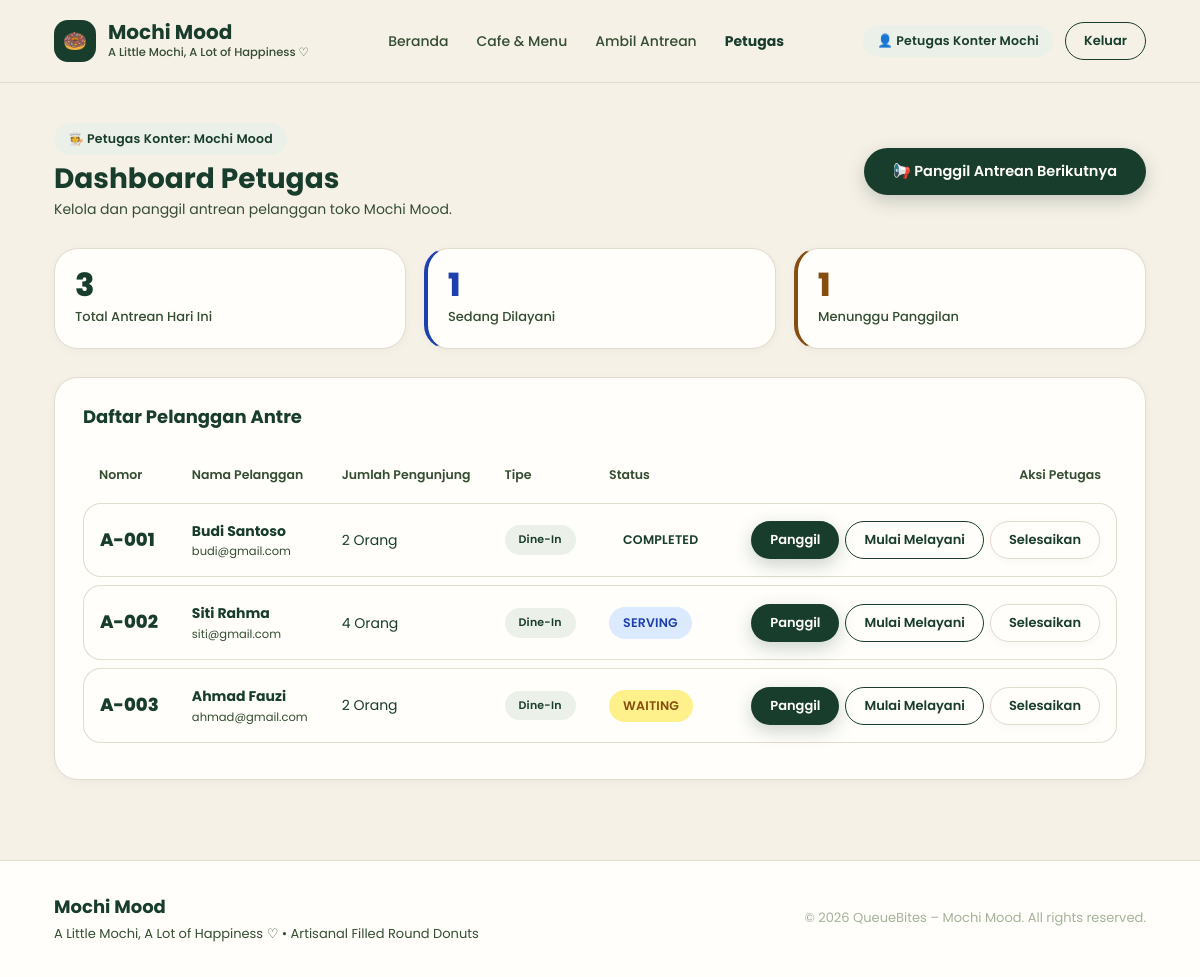
/index.php?url=dashboard/staff, run on an earlier commit of the app's database.
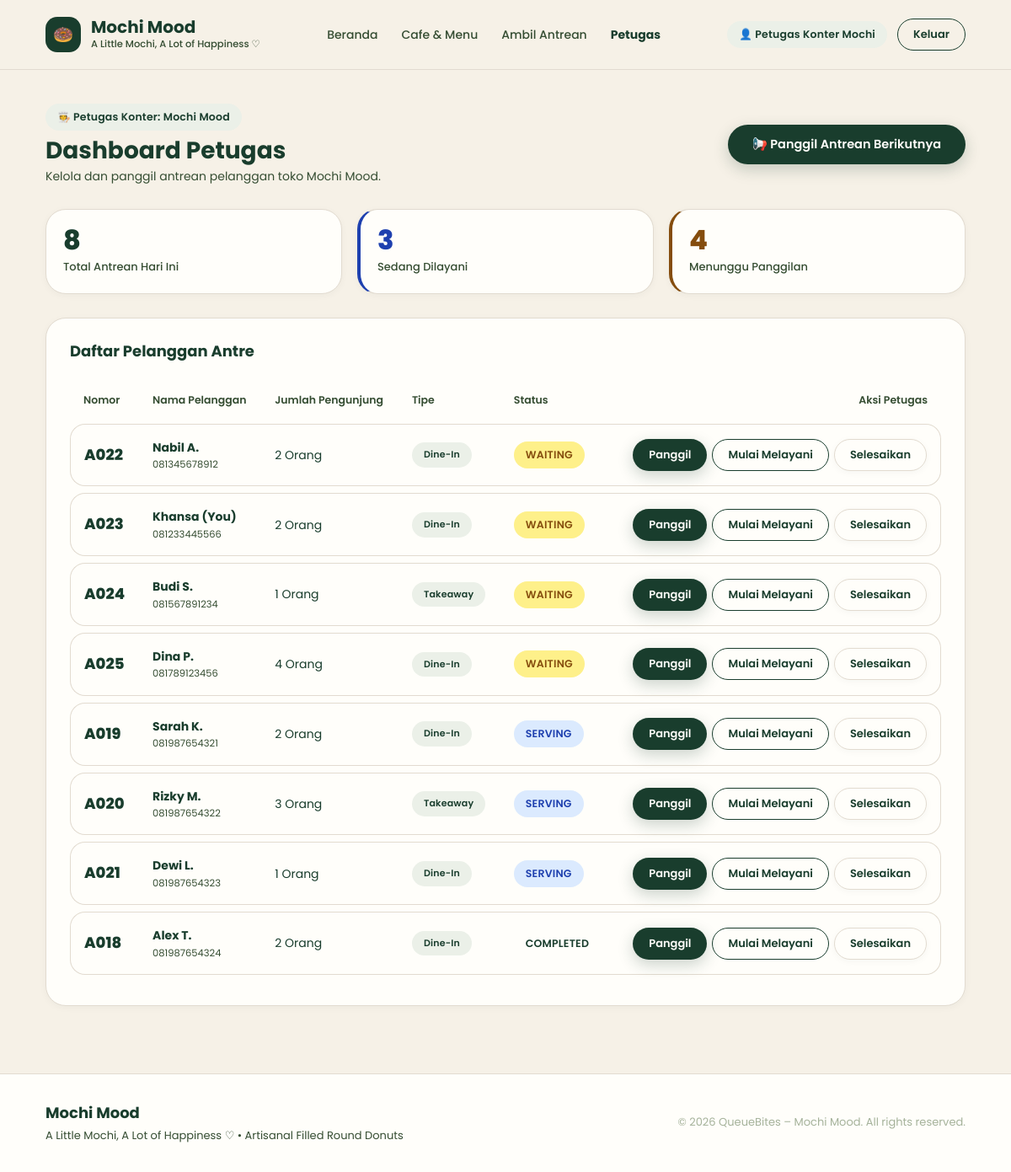
And on a later commit of the database.
### tables this page shows
CREATE TABLE `queues` (
    `id` INT UNSIGNED NOT NULL AUTO_INCREMENT,
    `user_id` INT UNSIGNED NOT NULL,
    `restaurant_id` INT UNSIGNED NOT NULL,
    `queue_number` VARCHAR(20) NOT NULL COMMENT 'Nomor antrean (contoh: A023)',
    `people_count` INT UNSIGNED NOT NULL DEFAULT 1,
    `type` ENUM('dine_in', 'takeaway') NOT NULL DEFAULT 'dine_in' COMMENT 'Jenis antrean',
    `customer_name` VARCHAR(100) NULL,
    `customer_phone` VARCHAR(50) NULL,
    `status` ENUM('waiting', 'called', 'serving', 'completed', 'cancelled') NOT NULL DEFAULT 'waiting',
    `queue_date` DATE NOT NULL,
    `created_at` DATETIME NOT NULL DEFAULT CURRENT_TIMESTAMP,
    `updated_at` DATETIME NOT NULL DEFAULT CURRENT_TIMESTAMP ON UPDATE CURRENT_TIMESTAMP,
    PRIMARY KEY (`id`),
    UNIQUE KEY `uq_restaurant_date_number` (`restaurant_id`, `queue_date`, `queue_number`),
    INDEX `idx_queues_user_id` (`user_id`),
    INDEX `idx_queues_restaurant_date_status` (`restaurant_id`, `queue_date`, `status`),
    CONSTRAINT `fk_queues_user` FOREIGN KEY (`user_id`) REFERENCES `users` (`id`) ON DELETE CASCADE ON UPDATE CASCADE,
    CONSTRAINT `fk_queues_restaurant` FOREIGN KEY (`restaurant_id`) REFERENCES `restaurants` (`id`) ON DELETE CASCADE ON UPDATE CASCADE
);

CREATE TABLE `users` (
    `id` INT UNSIGNED NOT NULL AUTO_INCREMENT,
    `name` VARCHAR(100) NOT NULL COMMENT 'Nama lengkap pengguna',
    `email` VARCHAR(150) NOT NULL COMMENT 'Alamat email unik',
    `phone` VARCHAR(30) NULL COMMENT 'Nomor telepon pengguna',
    `password` VARCHAR(255) NOT NULL COMMENT 'Hash kata sandi bcrypt',
    `role` ENUM('admin', 'staff', 'customer') NOT NULL DEFAULT 'customer' COMMENT 'Peran dalam sistem',
    `created_at` DATETIME NOT NULL DEFAULT CURRENT_TIMESTAMP,
    PRIMARY KEY (`id`),
    UNIQUE KEY `uq_users_email` (`email`),
    INDEX `idx_users_role` (`role`)
);

### app/views/dashboard/staff.php (the view, shortened to what the changed rows need)
<?php
include __DIR__ . '/../layouts/header.php';
?>
<div class="container" style="padding: 40px 24px 80px;">
  <div style="display: flex; justify-content: space-between; align-items: center; margin-bottom: 28px; flex-wrap: wrap; gap: 14px;">
    <div>
      <div class="badge badge-sage" style="margin-bottom: 6px;">
        🧑‍🍳 Petugas Konter: Mochi Mood
      </div>
      <h1 style="font-size: 28px; color: var(--deep-forest-green); margin-bottom: 2px;">Dashboard Petugas</h1>
      <p style="font-size: 14px; color: var(--dark-olive);">Kelola dan panggil antrean pelanggan toko Mochi Mood.</p>
    </div>
    <div>
      <button class="btn btn-primary" onclick="QueueBites.staffAction(0, 'call_next')" title="Panggil antrean urutan pertama yang sedang menunggu">
        📢 Panggil Antrean Berikutnya
      </button>
    </div>
  </div>
  <div style="display: grid; grid-template-columns: repeat(3, 1fr); gap: 18px; margin-bottom: 28px;">
    <div class="card" style="padding: 20px;">
      <div style="font-size: 32px; font-weight: 800; color: var(--deep-forest-green); line-height: 1;">
        <?= (int)($summary['today_total'] ?? count($queues)) ?>
      </div>
      <div style="font-size: 13px; color: var(--dark-olive); margin-top: 6px; font-weight: 500;">
        Total Antrean Hari Ini
      </div>
    </div>
    <div class="card" style="padding: 20px; border-left: 4px solid #1E40AF;">
      <div style="font-size: 32px; font-weight: 800; color: #1E40AF; line-height: 1;">
        <?= (int)($summary['in_service'] ?? 0) ?>
      </div>
      <div style="font-size: 13px; color: var(--dark-olive); margin-top: 6px; font-weight: 500;">
        Sedang Dilayani
      </div>
    </div>
    <div class="card" style="padding: 20px; border-left: 4px solid #854D0E;">
      <div style="font-size: 32px; font-weight: 800; color: #854D0E; line-height: 1;">
        <?= (int)($summary['waiting'] ?? 0) ?>
      </div>
      <div style="font-size: 13px; color: var(--dark-olive); margin-top: 6px; font-weight: 500;">
        Menunggu Panggilan
      </div>
    </div>
  </div>
  <div class="card" style="padding: 28px;">
    <h3 style="font-size: 18px; color: var(--deep-forest-green); margin-bottom: 18px;">Daftar Pelanggan Antre</h3>
    <div class="table-wrap">
      <table class="table">
        <thead>
          <tr>
            <th>Nomor</th>
            <th>Nama Pelanggan</th>
            <th>Jumlah Pengunjung</th>
            <th>Tipe</th>
            <th>Status</th>
            <th style="text-align: right;">Aksi Petugas</th>
          </tr>
        </thead>
        <tbody>
          <?php if (!empty($queues)): ?>
            <?php foreach ($queues as $q): ?>
              <tr>
                <td style="font-size: 18px; font-weight: 800; color: var(--deep-forest-green);">
                  <?= htmlspecialchars($q['queue_number']) ?>
                </td>
                <td>
                  <strong><?= htmlspecialchars($q['customer_name'] ?? $q['user_name'] ?? 'Pelanggan') ?></strong>
                  <div style="font-size: 11.5px; color: var(--dark-olive);">
                    <?= htmlspecialchars($q['customer_phone'] ?? $q['user_email'] ?? '') ?>
                  </div>
                </td>
                <td><?= (int)$q['people_count'] ?> Orang</td>
                <td>
                  <span class="badge badge-sage" style="font-size: 11px;">
                    <?= ($q['type'] ?? 'dine_in') === 'takeaway' ? 'Takeaway' : 'Dine-In' ?>
                  </span>
                </td>
                <td>
                  <span class="badge badge-<?= $q['status'] ?>">
                    <?= strtoupper($q['status']) ?>
                  </span>
                </td>
                <td style="text-align: right;">
                  <div style="display: inline-flex; gap: 6px;">
                    <button type="button" class="btn btn-primary btn-sm" onclick="QueueBites.staffAction(<?= (int)$q['id'] ?>, 'call')">
                      Panggil
                    </button>
                    <button type="button" class="btn btn-secondary btn-sm" onclick="QueueBites.staffAction(<?= (int)$q['id'] ?>, 'serve')">
                      Mulai Melayani
                    </button>
                    <button type="button" class="btn btn-white btn-sm" onclick="QueueBites.staffAction(<?= (int)$q['id'] ?>, 'complete')">
                      Selesaikan
                    </button>
                  </div>
                </td>
              </tr>
            <?php endforeach; ?>
          <?php endif; ?>
        </tbody>
      </table>
    </div>
  </div>
</div>
<?php include __DIR__ . '/../layouts/footer.php'; ?>

What changed in the data, as far as the page shows it:
removed queues: queue_number "A-001", customer_name "Budi Santoso", user.email "budi@gmail.com", people_count "2", shows "Dine-In", status "COMPLETED"
removed queues: queue_number "A-003", customer_name "Ahmad Fauzi", user.email "ahmad@gmail.com", people_count "2", shows "Dine-In", status "WAITING"
added queues: queue_number "A022", customer_name "Nabil A.", customer_phone "081345678912", people_count "2", shows "Dine-In", status "WAITING"
changed queues (number 2 of 8 on the later page): queue_number "A-002" → "A023"; customer_name "Siti Rahma" → "Khansa (You)"; user.email "siti@gmail.com" → "081233445566"; people_count "4" → "2"; status "SERVING" → "WAITING"
added queues: queue_number "A024", customer_name "Budi S.", customer_phone "081567891234", people_count "1", shows "Takeaway", status "WAITING"
added queues: queue_number "A025", customer_name "Dina P.", customer_phone "081789123456", people_count "4", shows "Dine-In", status "WAITING"
added queues: queue_number "A019", customer_name "Sarah K.", customer_phone "081987654321", people_count "2", shows "Dine-In", status "SERVING"
added queues: queue_number "A020", customer_name "Rizky M.", customer_phone "081987654322", people_count "3", shows "Takeaway", status "SERVING"
added queues: queue_number "A021", customer_name "Dewi L.", customer_phone "081987654323", people_count "1", shows "Dine-In", status "SERVING"
added queues: queue_number "A018", customer_name "Alex T.", customer_phone "081987654324", people_count "2", shows "Dine-In", status "COMPLETED"
Also different on the page:
$summary['today_total']: "3" → "8"
$summary['in_service']: "1" → "3"
$summary['waiting']: "1" → "4"
